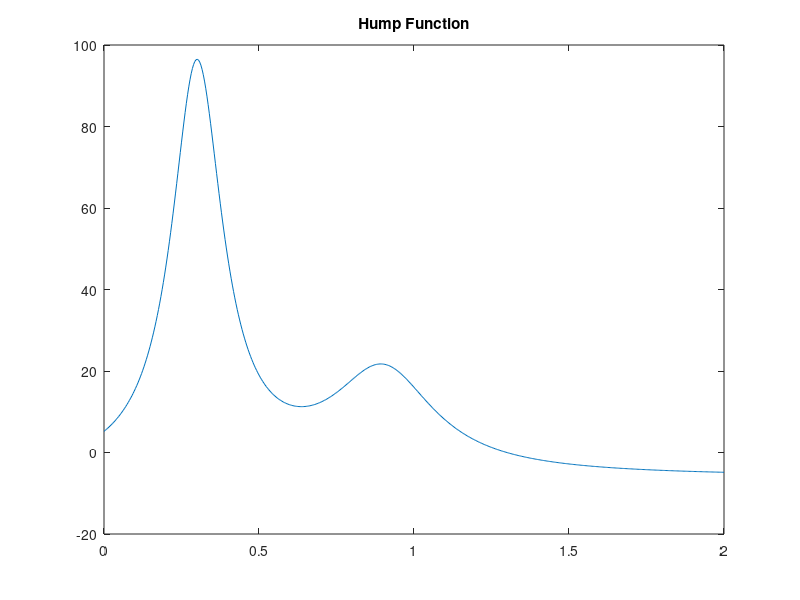

Here is the MATLAB script that generated this plot:
% Created by: Anthony H. Le
% Last updated: 01-17-2019

% CHE 581: Assignment 1
% Textbook (4th Edition) Problems 2.1-2.7, 2.17, 2.18
% Due: 01-23-2019
%% Problem 2.1
close all;
clear;
clc;

disp('Problem 2.1');
% output mat A w/ size 3x3
A = [1:3; 2:2:6; 3:-1:1];
disp(A);

% transpose mat A
A = A';
disp(A);

% print all rows, col 3 of mat A
A(:, 3) = [];
disp(A);

% same col 1
% replace col 2 w/ vec [4 5 7]
% same col 3
A = [A(:, 1) [4 5 7]' A(:, 2)];
disp(A);

% sum numbers along diagonal of mat A
A = sum(diag(A));
disp(A);

disp('----------------------');

%% Problem 2.2
close all;
clear;
clc;

disp('Problem 2.2');
t = rand(5, 1); % vec of random numbers

% (a)
disp('(a)');
% exp; output vec y1, same length as t
y1 = (6 * t.^3 - 3 * t - 4) ./ (8 * sin(5 * t));
disp(y1);

% (b)
disp('(b)');
% exp; output vec y2, same legnth as t
y2 = ((6 * t - 4) ./ (8 * t) - ((pi / 2) * t));
disp(y2);

disp('----------------------');

%% Problem 2.3
close all;
clear;
clc;

disp('Problem 2.3');
y = rand(5, 1); % vec of random numbers
z = rand(5, 1); % vec of random numbers
a = 3; % arbitrary scalar
b = 8; % arbitrary scalar

 % exp; output vec x, same length as y3 and z
x = (y .* (a + b .* z).^1.8) / (z .* (1 - y));
disp(x);

disp('----------------------');

%% Problem 2.4
close all;
clear;
clc;

disp('Problem 2.4');
% (a)
disp('(a)');
A = [1 2; 3 4; 5 6];
disp(A(2, :)');

% (b)
disp('(b)');
y = (0:1.5:7)';
disp(y);

% (c)
disp('(c)');
a = 2; b = 8; c = 4;
disp(a + b / c);

disp('----------------------');

%% Problem 2.5
close all;
clear;
clc;

disp('Problem 2.5');
x = (0:1/256:2);
f_x = (1 ./ ((x - 0.3).^2 + 0.01)) + (1 ./ ((x - 0.9).^2 + 0.04)) - 6;

figure();
plot(x, f_x);
hold on;
title("Hump Function");

disp('----------------------');

%% Problem 2.6
close all;
clear;
clc;

disp('Problem 2.6');
disp('(a)');
t1 = (4:6:35); disp(t1);
t2 = linspace(4, 34, 6); disp(t2);

disp('(b)');
x1 = (-4:2); disp(x1);
x2 = linspace(-4, 2, 7); disp(x2);

disp('----------------------');

%% Problem 2.7
close all;
clear;
clc;

disp('Problem 2.7');
disp('(a)');
v1 = linspace(-2, 1.5, 8); disp(v1);
v2 = (-2:0.5:1.5); disp(v2);

disp('(b)');
r1 = linspace(8, 4.5, 8); disp(r1);
r2 = (8:-0.5:4.5); disp(r2);

disp('----------------------');
